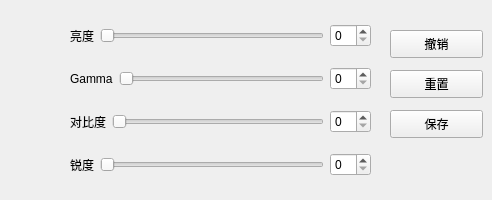
    <widget class="QWidget" name="tab_6">
     <attribute name="title">
      <string>增强</string>
     </attribute>
     <widget class="QPushButton" name="btn_resetBC">
      <property name="geometry">
       <rect>
        <x>390</x>
        <y>70</y>
        <width>93</width>
        <height>28</height>
       </rect>
      </property>
      <property name="text">
       <string>重置</string>
      </property>
     </widget>
     <widget class="QPushButton" name="btn_undoBC">
      <property name="geometry">
       <rect>
        <x>390</x>
        <y>30</y>
        <width>93</width>
        <height>28</height>
       </rect>
      </property>
      <property name="text">
       <string>撤销</string>
      </property>
     </widget>
     <widget class="QPushButton" name="btn_saveBC">
      <property name="geometry">
       <rect>
        <x>390</x>
        <y>110</y>
        <width>93</width>
        <height>28</height>
       </rect>
      </property>
      <property name="text">
       <string>保存</string>
      </property>
     </widget>
     <widget class="QWidget" name="verticalLayoutWidget_2">
      <property name="geometry">
       <rect>
        <x>70</x>
        <y>10</y>
        <width>301</width>
        <height>181</height>
       </rect>
      </property>
      <layout class="QVBoxLayout" name="verticalLayout_2">
       <item>
        <layout class="QHBoxLayout" name="horizontalLayout_6">
         <item>
          <widget class="QLabel" name="label_5">
           <property name="text">
            <string>亮度</string>
           </property>
          </widget>
         </item>
         <item>
          <widget class="QSlider" name="Slider_brightness">
           <property name="orientation">
            <enum>Qt::Orientation::Horizontal</enum>
           </property>
          </widget>
         </item>
         <item>
          <widget class="QSpinBox" name="spinBox_brightness"/>
         </item>
        </layout>
       </item>
       <item>
        <layout class="QHBoxLayout" name="horizontalLayout_10">
         <item>
          <widget class="QLabel" name="label_9">
           <property name="text">
            <string>Gamma</string>
           </property>
          </widget>
         </item>
         <item>
          <widget class="QSlider" name="Slider_gamma">
           <property name="orientation">
            <enum>Qt::Orientation::Horizontal</enum>
           </property>
          </widget>
         </item>
         <item>
          <widget class="QSpinBox" name="spinBox_gamma"/>
         </item>
        </layout>
       </item>
       <item>
        <layout class="QHBoxLayout" name="horizontalLayout_9">
         <item>
          <widget class="QLabel" name="label_8">
           <property name="text">
            <string>对比度</string>
           </property>
          </widget>
         </item>
         <item>
          <widget class="QSlider" name="Slider_contrast">
           <property name="orientation">
            <enum>Qt::Orientation::Horizontal</enum>
           </property>
          </widget>
         </item>
         <item>
          <widget class="QSpinBox" name="spinBox_contrast"/>
         </item>
        </layout>
       </item>
       <item>
        <layout class="QHBoxLayout" name="horizontalLayout_11">
         <item>
          <widget class="QLabel" name="label_10">
           <property name="sizePolicy">
            <sizepolicy hsizetype="Preferred" vsizetype="Preferred">
             <horstretch>0</horstretch>
             <verstretch>0</verstretch>
            </sizepolicy>
           </property>
           <property name="text">
            <string>锐度</string>
           </property>
          </widget>
         </item>
         <item>
          <widget class="QSlider" name="Slider_sharpen">
           <property name="orientation">
            <enum>Qt::Orientation::Horizontal</enum>
           </property>
          </widget>
         </item>
         <item>
          <widget class="QSpinBox" name="spinBox_sharpen"/>
         </item>
        </layout>
       </item>
      </layout>
     </widget>
    </widget>
